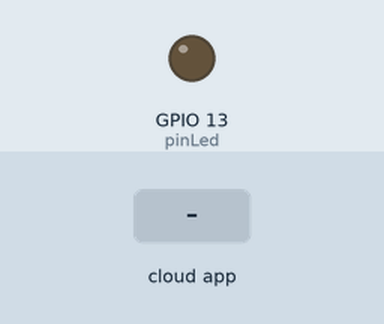
Bench run of a sketch on a simulated ESP32. On the bench: output pins drawn as LEDs (lit = HIGH). The inputs (shaded band) are chosen by the test bench. WiFi joins after 1.5 s; servers stay silent unless stated; no MQTT or app messages arrive unless stated; what the sketch prints to the serial monitor is not drawn.

Above: at 3.2 s.
3.3 s: the phone or cloud app sets Request to LightsON
At 4.2 s:
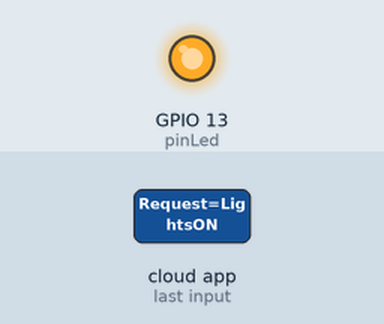
4.8 s: the phone or cloud app sets Request to LightsOFF
At 5.6 s:
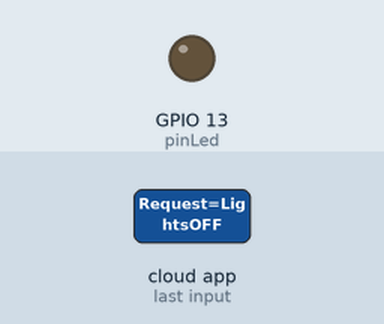
Timing chart, 0 to 7.8 s (numbered marks = the images above; inputs shaded):
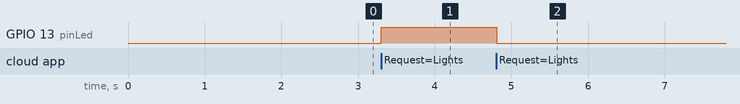

Measured:
- after the input at 3.3 s, GPIO 13 (pinLed): LOW → HIGH at once
- after the input at 4.8 s, GPIO 13 (pinLed): HIGH → LOW at once

The sketch:

ifttt_led.ino
```cpp
#include "Adafruit_MQTT.h"
#include "Adafruit_MQTT_Client.h"
#include "WiFi.h"
#include <DHT.h>

//#define WIFI_SSID "Roguz"
//#define WIFI_PASS "WIFIh4anw8"

#define WIFI_SSID "RODRIGUEZ"
#define WIFI_PASS "{IZZI:m5s2n9bz}"

#define MQTT_SERV "io.adafruit.com"
#define MQTT_PORT 1883
#define MQTT_NAME "rafaelroguz"
#define MQTT_PASS "1cee6e836738402582666a4a98ed154c"

#define DHTPIN 14
#define DHTTYPE DHT11

DHT dht(DHTPIN, DHTTYPE);

int pinLed = 13;

WiFiClient client;
Adafruit_MQTT_Client mqtt(&client, MQTT_SERV, MQTT_PORT, MQTT_NAME, MQTT_PASS);

Adafruit_MQTT_Subscribe request = Adafruit_MQTT_Subscribe(&mqtt, MQTT_NAME "/f/Request");
Adafruit_MQTT_Publish Temperature = Adafruit_MQTT_Publish(&mqtt, MQTT_NAME "/f/Temperature");

void setup() {
  Serial.begin(9600);
  Serial.print("\n\nConnecting Wifi...");
  WiFi.begin(WIFI_SSID, WIFI_PASS);

  while (WiFi.status() != WL_CONNECTED) {
    Serial.print(".");
    delay(1000);
  }

  Serial.println("Conected to WIFI");

  Serial.println("IP address: ");
  Serial.println(WiFi.localIP());

  //Subscribe to the ToggleLights topic
  mqtt.subscribe(&request);

  pinMode(pinLed, OUTPUT);
  digitalWrite(pinLed, LOW);

  dht.begin();
}

void loop() {
  //Connect/Reconnect to MQTT
  MQTT_connect();

  //Read from our subscription queue until we run out, or
  //wait up to 5 seconds for subscription to update
  Adafruit_MQTT_Subscribe * subscription;

  while ((subscription = mqtt.readSubscription(5000))) {
    //If we're in here, a subscription updated...
    if (subscription == &request) {
      //Print the new value to the serial monitor
      //Serial.print("Lights: ");
      Serial.println((char*) request.lastread);

      //If the new value is  "ON", turn the light on.
      //Otherwise, turn it off.
      if (!strcmp((char*) request.lastread, "LightsON")) {
        digitalWrite(pinLed, HIGH);
        //LightsStatus.publish("LightsON");
      } else if (!strcmp((char*) request.lastread, "LightsOFF")) {
        digitalWrite(pinLed, LOW);
        //LightsStatus.publish("LightsOFF");
      } else if (!strcmp((char*) request.lastread, "TEMPERATURE")) {
        //LightsStatus.publish("ERROR");
        float temp = readTemperature();
        Temperature.publish(temp);
      }
    }
  }
}

float readTemperature() {
  float h = dht.readHumidity();
  float t = dht.readTemperature();

  if (isnan(h) || isnan(t)) {
    Serial.println("Error obteniendo los datos del sensor DHT11");
    return 0.0;
  }

  float hic = dht.computeHeatIndex(t, h, false);

  Serial.print("Humedad: ");
  Serial.print(h);
  Serial.print(" %\t");
  Serial.print("Temperatura: ");
  Serial.print(t);
  Serial.print(" *C ");
  Serial.print("Índice de calor: ");
  Serial.print(hic);
  Serial.print(" *C ");

  return t;
}

void MQTT_connect() {
  // Stop if already connected
  if (mqtt.connected() && mqtt.ping()) {
    return;
  }

  int8_t ret;

  mqtt.disconnect();

  Serial.print("Connecting to MQTT...");
  uint8_t retries = 3;

  // connect will return 0 for connected
  while ((ret = mqtt.connect()) != 0) {
    Serial.println(mqtt.connectErrorString(ret));
    Serial.println("Retrying MQTT connection in 5 seconds...");
    mqtt.disconnect();
    delay(5000);  // wait 5 seconds
    retries--;

    if (retries == 0) {
      ESP.restart();
    }
  }

  Serial.println("MQTT Connected!");
}
```
